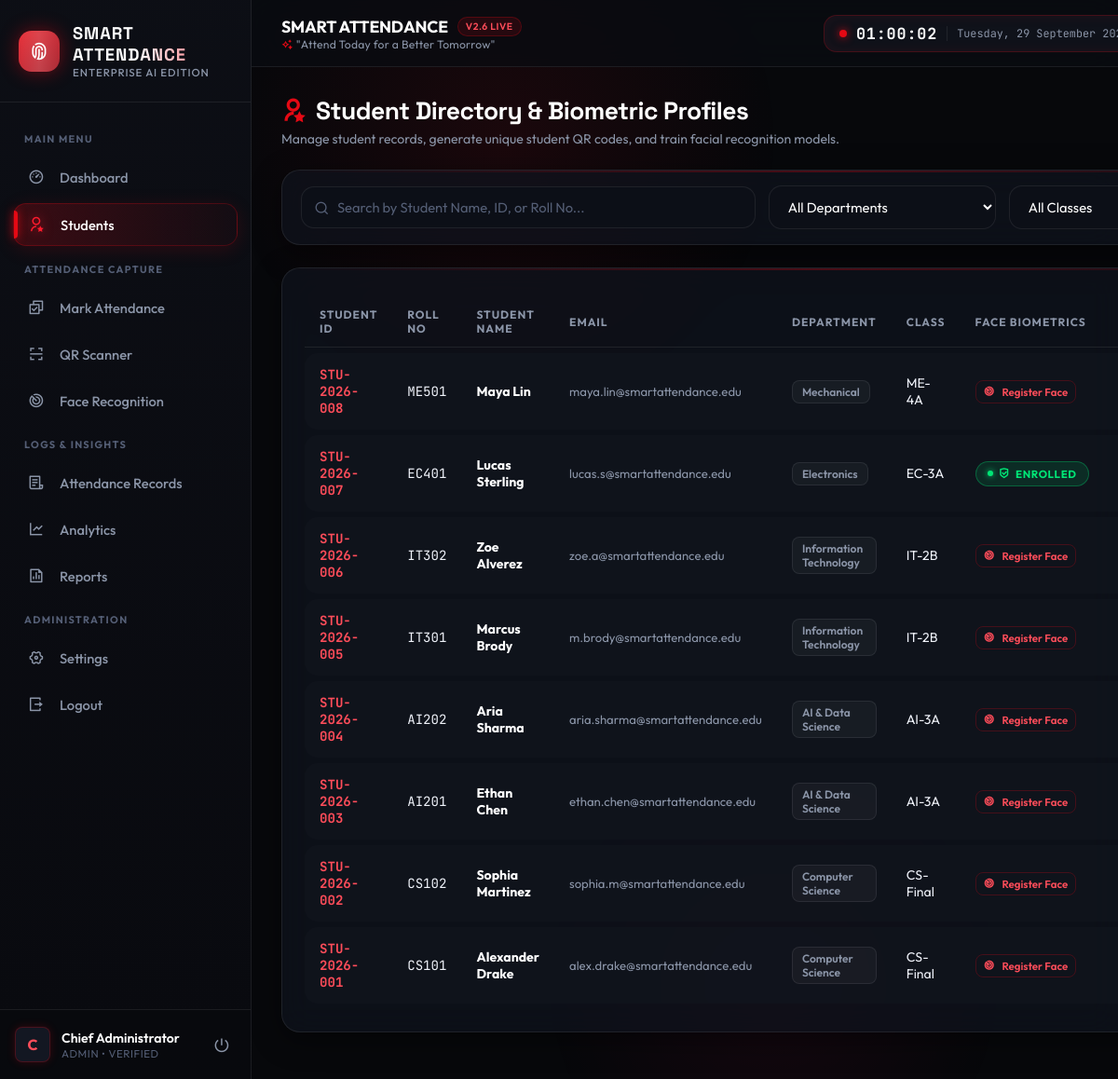
The app's page /students (signed in) with its own data.
### tables this page shows
CREATE TABLE users (
            id INTEGER PRIMARY KEY AUTOINCREMENT,
            username TEXT UNIQUE NOT NULL,
            password_hash TEXT NOT NULL,
            role TEXT DEFAULT 'Admin',
            name TEXT NOT NULL,
            email TEXT UNIQUE NOT NULL,
            created_at TIMESTAMP DEFAULT CURRENT_TIMESTAMP
        );

CREATE TABLE students (
            id INTEGER PRIMARY KEY AUTOINCREMENT,
            student_id TEXT UNIQUE NOT NULL,
            roll_no TEXT UNIQUE NOT NULL,
            name TEXT NOT NULL,
            email TEXT NOT NULL,
            department TEXT NOT NULL,
            class_name TEXT NOT NULL,
            qr_code TEXT,
            face_registered INTEGER DEFAULT 0,
            created_at TIMESTAMP DEFAULT CURRENT_TIMESTAMP
        );

### app.py (the view)
@app.route('/students')
@login_required
def students():
    search = request.args.get('search', '').strip()
    department = request.args.get('department', '').strip()
    class_name = request.args.get('class_name', '').strip()
    student_list = get_all_students(search=search, department=department, class_name=class_name)
    all_students_raw = get_all_students()
    departments = sorted(list(set(s['department'] for s in all_students_raw if s['department'])))
    classes = sorted(list(set(s['class_name'] for s in all_students_raw if s['class_name'])))
    return render_template('students.html',
                           students=student_list,
                           departments=departments,
                           classes=classes,
                           search=search,
                           selected_dept=department,
                           selected_class=class_name)

### app.py (called while the page is built)
def login_required(f):
    @wraps(f)
    def decorated_function(*args, **kwargs):
        if 'user_id' not in session:
            flash('Please log in to access this page.', 'warning')
            return redirect(url_for('login'))
        return f(*args, **kwargs)
    return decorated_function

@app.context_processor
def inject_global_data():
    settings = get_settings()
    current_user = None
    if 'user_id' in session:
        current_user = get_user_by_id(session['user_id'])
    return {
        'settings': settings,
        'current_user': current_user,
        'current_time': datetime.now().strftime('%H:%M:%S'),
        'current_date': date.today().strftime('%A, %d %B %Y')
    }

### utils/database.py (called while the page is built)
def get_db_connection():
    conn = sqlite3.connect(DB_PATH)
    conn.row_factory = sqlite3.Row
    conn.execute("PRAGMA foreign_keys = ON")
    return conn

def get_user_by_id(user_id):
    conn = get_db_connection()
    user = conn.execute("SELECT * FROM users WHERE id = ?", (user_id,)).fetchone()
    conn.close()
    return user

def get_settings():
    conn = get_db_connection()
    rows = conn.execute("SELECT key, value FROM settings").fetchall()
    conn.close()
    return {row['key']: row['value'] for row in rows}

def get_all_students(search=None, department=None, class_name=None):
    conn = get_db_connection()
    query = "SELECT * FROM students WHERE 1=1"
    params = []
    if search:
        query += " AND (name LIKE ? OR student_id LIKE ? OR roll_no LIKE ? OR email LIKE ?)"
        term = f"%{search}%"
        params.extend([term, term, term, term])
    if department:
        query += " AND department = ?"
        params.append(department)
    if class_name:
        query += " AND class_name = ?"
        params.append(class_name)
    query += " ORDER BY id DESC"
    students = conn.execute(query, params).fetchall()
    conn.close()
    return students

### templates/students.html (shortened to what this page needs)
{% extends "base.html" %}
{% block content %}
<div class="dashboard-header-row" style="display: flex; justify-content: space-between; align-items: flex-end; margin-bottom: 24px; flex-wrap: wrap; gap: 16px;">
  <div>
    <h2 style="font-size: 1.65rem; font-weight: 800; color: #fff; display: flex; align-items: center; gap: 10px;">
      <i class="ri-user-star-line" style="color: var(--primary-red);"></i>
      <span>Student Directory & Biometric Profiles</span>
    </h2>
    <p style="color: var(--text-muted); font-size: 0.88rem; margin-top: 4px;">
      Manage student records, generate unique student QR codes, and train facial recognition models.
    </p>
  </div>
</div>
<div class="glass-card" style="padding: 16px 20px; margin-bottom: 24px;">
  <form method="GET" action="{{ url_for('students') }}" style="display: flex; gap: 14px; flex-wrap: wrap; align-items: center;">
    <div style="flex: 2; min-width: 220px; position: relative;">
      <i class="ri-search-line" style="position: absolute; left: 14px; top: 50%; transform: translateY(-50%); color: var(--text-dim);"></i>
      <input type="text" name="search" class="form-control" placeholder="Search by Student Name, ID, or Roll No..." value="{{ search }}" style="padding-left: 38px;">
    </div>
    <div style="flex: 1; min-width: 170px;">
      <select name="department" class="form-select" onchange="this.form.submit()">
        <option value="">All Departments</option>
      </select>
    </div>
    <div style="flex: 1; min-width: 140px;">
      <select name="class_name" class="form-select" onchange="this.form.submit()">
        <option value="">All Classes</option>
      </select>
    </div>
  </form>
</div>
<div class="glass-card">
  <div class="table-responsive">
    <table class="custom-table">
      <thead>
        <tr>
          <th>Student ID</th>
          <th>Roll No</th>
          <th>Student Name</th>
          <th>Email</th>
          <th>Department</th>
          <th>Class</th>
          <th>Face Biometrics</th>
          <th>QR Pass</th>
        </tr>
      </thead>
      <tbody>
        {% if students %}
          {% for s in students %}
            <tr>
              <td class="font-mono" style="color: var(--neon-coral); font-weight: 700;">
                {{ s.student_id }}
              </td>
              <td class="font-mono">{{ s.roll_no }}</td>
              <td>
                <div style="font-weight: 700; color: #fff;">{{ s.name }}</div>
              </td>
              <td style="color: var(--text-muted); font-size: 0.82rem;">{{ s.email }}</td>
              <td>
                <span class="badge-method">{{ s.department }}</span>
              </td>
              <td>{{ s.class_name }}</td>
              <td>
                {% if s.face_registered %}
                  <span class="badge-status Present" style="font-size: 0.72rem;">
                    <i class="ri-shield-check-line"></i> Enrolled
                  </span>
                {% else %}
                  <button type="button" class="btn btn-sm btn-outline-red" style="font-size: 0.72rem; padding: 4px 8px;" onclick="openFaceRegisterModal('{{ s.student_id }}', '{{ s.name }}')">
                    <i class="ri-scan-2-line"></i> Register Face
                  </button>
                {% endif %}
              </td>
              <td>
              </td>
            </tr>
          {% endfor %}
        {% endif %}
      </tbody>
    </table>
  </div>
</div>
{% endblock %}

### templates/base.html (shortened to what this page needs)
<!DOCTYPE html>
<html lang="en">
<head>
  <link href="https://cdn.jsdelivr.net/npm/remixicon@4.2.0/fonts/remixicon.css" rel="stylesheet" />
  <link rel="stylesheet" href="{{ url_for('static', filename='css/style.css') }}">
</head>
<body>
<div class="app-container">
  <aside class="sidebar">
    <div class="sidebar-header">
      <div class="brand-icon">
        <i class="ri-fingerprint-2-line"></i>
      </div>
      <div class="brand-text">
        <h1>SMART ATTENDANCE</h1>
        <p>Enterprise AI Edition</p>
      </div>
    </div>
    <nav class="sidebar-nav">
      <span class="nav-section-title">Main Menu</span>
      <a href="{{ url_for('dashboard') }}" class="nav-item {% if request.endpoint == 'dashboard' %}active{% endif %}">
        <i class="ri-dashboard-3-line"></i>
        <span>Dashboard</span>
      </a>
      <a href="{{ url_for('students') }}" class="nav-item {% if request.endpoint == 'students' %}active{% endif %}">
        <i class="ri-user-star-line"></i>
        <span>Students</span>
      </a>
      <span class="nav-section-title">Attendance Capture</span>
      <a href="{{ url_for('attendance') }}" class="nav-item {% if request.endpoint == 'attendance' %}active{% endif %}">
        <i class="ri-checkbox-multiple-line"></i>
        <span>Mark Attendance</span>
      </a>
      <a href="{{ url_for('qr_scanner') }}" class="nav-item {% if request.endpoint == 'qr_scanner' %}active{% endif %}">
        <i class="ri-qr-scan-2-line"></i>
        <span>QR Scanner</span>
      </a>
      <a href="{{ url_for('face_recognition_page') }}" class="nav-item {% if request.endpoint == 'face_recognition_page' %}active{% endif %}">
        <i class="ri-scan-2-line"></i>
        <span>Face Recognition</span>
      </a>
      <span class="nav-section-title">Logs & Insights</span>
      <a href="{{ url_for('records') }}" class="nav-item {% if request.endpoint == 'records' %}active{% endif %}">
        <i class="ri-file-list-3-line"></i>
        <span>Attendance Records</span>
      </a>
      <a href="{{ url_for('analytics') }}" class="nav-item {% if request.endpoint == 'analytics' %}active{% endif %}">
        <i class="ri-line-chart-line"></i>
        <span>Analytics</span>
      </a>
      <a href="{{ url_for('reports') }}" class="nav-item {% if request.endpoint == 'reports' %}active{% endif %}">
        <i class="ri-file-chart-line"></i>
        <span>Reports</span>
      </a>
      <span class="nav-section-title">Administration</span>
      <a href="{{ url_for('settings_page') }}" class="nav-item {% if request.endpoint == 'settings_page' %}active{% endif %}">
        <i class="ri-settings-4-line"></i>
        <span>Settings</span>
      </a>
      <a href="{{ url_for('logout') }}" class="nav-item">
        <i class="ri-logout-box-r-line"></i>
        <span>Logout</span>
      </a>
    </nav>
    <div class="sidebar-footer">
      <div class="user-mini-card">
        <div class="user-avatar">
          {{ session.get('name', 'Admin')[0] | upper }}
        </div>
        <div class="user-info">
          <div class="user-name">{{ session.get('name', 'Administrator') }}</div>
          <div class="user-role">{{ session.get('role', 'Faculty') }} • Verified</div>
        </div>
        <a href="{{ url_for('logout') }}" class="logout-link" title="Sign Out">
          <i class="ri-shut-down-line"></i>
        </a>
      </div>
    </div>
  </aside>
  <main class="main-wrapper">
    <header class="app-header">
      <div class="header-left">
        <div class="header-tagline">
          <div class="header-title">
            <span>SMART ATTENDANCE</span>
            <span class="system-badge">v2.6 LIVE</span>
          </div>
          <div class="header-subtitle">
            <i class="ri-sparkling-2-line" style="color: var(--primary-red);"></i> "Attend Today for a Better Tomorrow"
          </div>
        </div>
      </div>
      <div class="header-right">
        <div class="live-clock-badge font-mono">
          <div class="live-pulse"></div>
          <div class="clock-time" id="liveClockTime">{{ current_time }}</div>
          <div class="clock-date">{{ current_date }}</div>
        </div>
      </div>
    </header>
    <section class="content-body">
      {% block content %}{% endblock %}
    </section>
  </main>
</div>
</body>
</html>

### records on screen
users: get "Chief Administrator"
students: student_id "STU-2026-008", roll_no "ME501", name "Maya Lin", email "maya.lin@smartattendance.edu", department "Mechanical", class_name "ME-4A"
students: student_id "STU-2026-007", roll_no "EC401", name "Lucas Sterling", email "lucas.s@smartattendance.edu", department "Electronics", class_name "EC-3A", face_registered 1 (drawn)
students: student_id "STU-2026-006", roll_no "IT302", name "Zoe Alverez", email "zoe.a@smartattendance.edu", department "Information Technology", class_name "IT-2B"
students: student_id "STU-2026-005", roll_no "IT301", name "Marcus Brody", email "m.brody@smartattendance.edu", department "Information Technology", class_name "IT-2B"
students: student_id "STU-2026-004", roll_no "AI202", name "Aria Sharma", email "aria.sharma@smartattendance.edu", department "AI & Data Science", class_name "AI-3A"
students: student_id "STU-2026-003", roll_no "AI201", name "Ethan Chen", email "ethan.chen@smartattendance.edu", department "AI & Data Science", class_name "AI-3A"
students: student_id "STU-2026-002", roll_no "CS102", name "Sophia Martinez", email "sophia.m@smartattendance.edu", department "Computer Science", class_name "CS-Final"
students: student_id "STU-2026-001", roll_no "CS101", name "Alexander Drake", email "alex.drake@smartattendance.edu", department "Computer Science", class_name "CS-Final"

### other values on screen
{{ session.get('name', 'Admin')[0] | upper }} "C"
{{ session.get('role', 'Faculty') }} "ADMIN"
